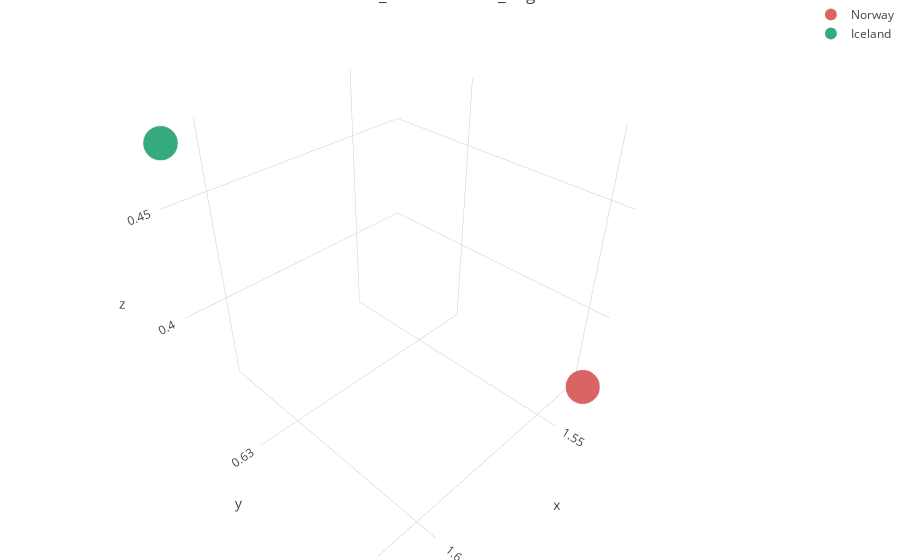

The code cell stored with this chart in its notebook:
### Markdown cell above
<p id='15'><h3><b>Basic 3D Scatter Plot</b></h3></p>

### Code cell
data = pd.read_csv('../input/2017.csv')

Norway = data[data.Country == "Norway"]

Iceland = data[data.Country == "Iceland"]

trace1 = go.Scatter3d(
    x=Norway.Family,
    y=Norway.Freedom,
    z=Norway.Generosity,
    mode='markers',
    name = "Norway",
    marker=dict(
        color='rgb(217, 100, 100)',
        size=12,
        line=dict(
            color='rgb(255, 255, 255)',
            width=0.1
        )
    )
)
trace2 = go.Scatter3d(
    x=Iceland.Family,
    y=Iceland.Freedom,
    z=Iceland.Generosity,
    mode='markers',
    name = "Iceland",
    marker=dict(
        color='rgb(54, 170, 127)',
        size=12,
        line=dict(
            color='rgb(204, 204, 204)',
            width=0.1
        )
    )
    
)
data = [trace1, trace2]
layout = go.Layout(
    title = ' 3D iris_setosa and iris_virginica',
    margin=dict(
        l=0,
        r=0,
        b=0,
        t=0
    )
)
fig = go.Figure(data=data, layout=layout)
iplot(fig)

### Figure 1 — Plotly figure (JSON) as saved in the notebook; plotly's stock layout.template omitted (floating-point values rounded to 4 significant figures)
{"data": [{"marker": {"color": "rgb(217, 100, 100)", "line": {"color": "rgb(255, 255, 255)", "width": 0.1}, "size": 12}, "mode": "markers", "name": "Norway", "x": [1.534], "y": [0.6354], "z": [0.362], "type": "scatter3d", "uid": "4b4a57b7-f2dc-4dc4-9290-a3813e7be732"}, {"marker": {"color": "rgb(54, 170, 127)", "line": {"color": "rgb(204, 204, 204)", "width": 0.1}, "size": 12}, "mode": "markers", "name": "Iceland", "x": [1.611], "y": [0.6272], "z": [0.4755], "type": "scatter3d", "uid": "1aa8bba9-6c2d-43cf-9b31-b9a8765e837e"}], "layout": {"margin": {"b": 0, "l": 0, "r": 0, "t": 0}, "title": {"text": " 3D iris_setosa and iris_virginica"}}}
